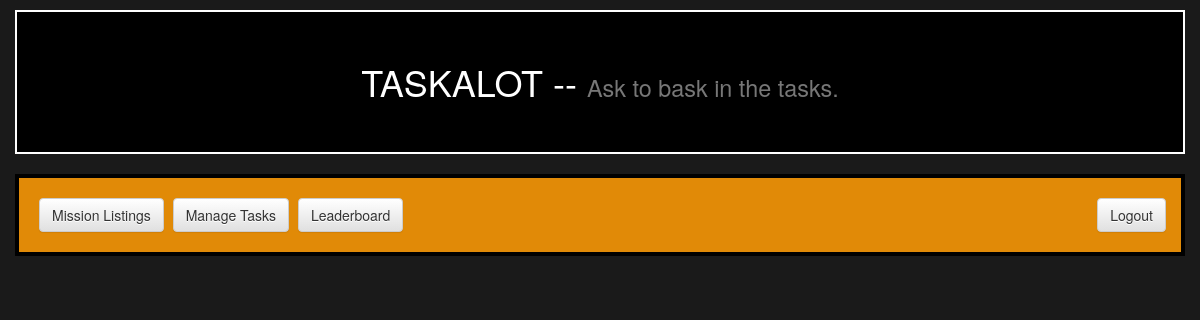
/missions/ (signed in), run on an earlier commit of the app's database.
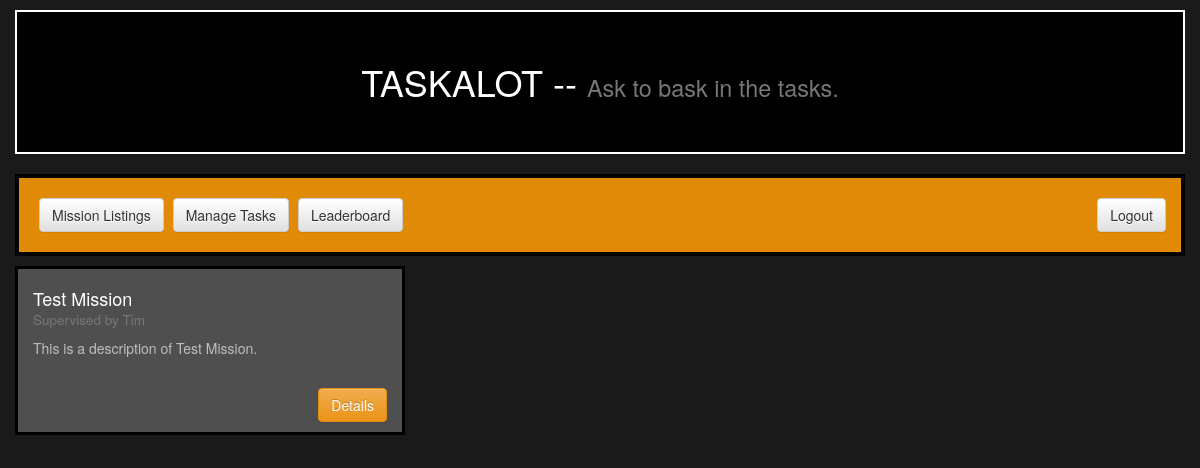
And on a later commit of the database.
### missions/models.py (models this page shows, shortened)
class Mission(models.Model):
    name = models.CharField(max_length=120, unique=True)
    description = models.TextField()
    completed = models.BooleanField(default=False)
    belongs_to= models.ForeignKey(UserProfile, on_delete=models.CASCADE)

class UserProfile(models.Model):
    user = models.OneToOneField(User)
    totalexp = models.IntegerField(default=0)
    supervisor = models.BooleanField(default=False)

### missions/views.py (the view)
@login_required
def list_missions(request):
    missions = Mission.objects.all()
    return render(request, 'missions/list_missions.html', {"missions":missions})

### missions/templates/missions/list_missions.html
{% extends 'missions/base.html' %}
{% load staticfiles %}
{% block head_block %}
<link rel="stylesheet" href="{% static 'css/mission.css' %}">
{% endblock %}
{% block body_block %}
  <div class='container'>
    <div class='row'>
      {% for mission in missions %}
        <div class='col-md-4' id="mission">
          <h4>{{ mission.name }} <br><small>Supervised by {{ mission.belongs_to.user.first_name}}</small></h4>
          <p>{{ mission.description }}</p> <br>
          <a href="{% url 'missions:detail_mission' id=mission.id %}" class="btn btn-warning btn-right"> Details </a>
          <br>
        </div>
      {% endfor %}
    </div>
  </div>
{% endblock %}

What changed in the data, as far as the page shows it:
added Mission: name "Test Mission", belongs_to.user.first_name "Tim", description "This is a description of Test Mission."
